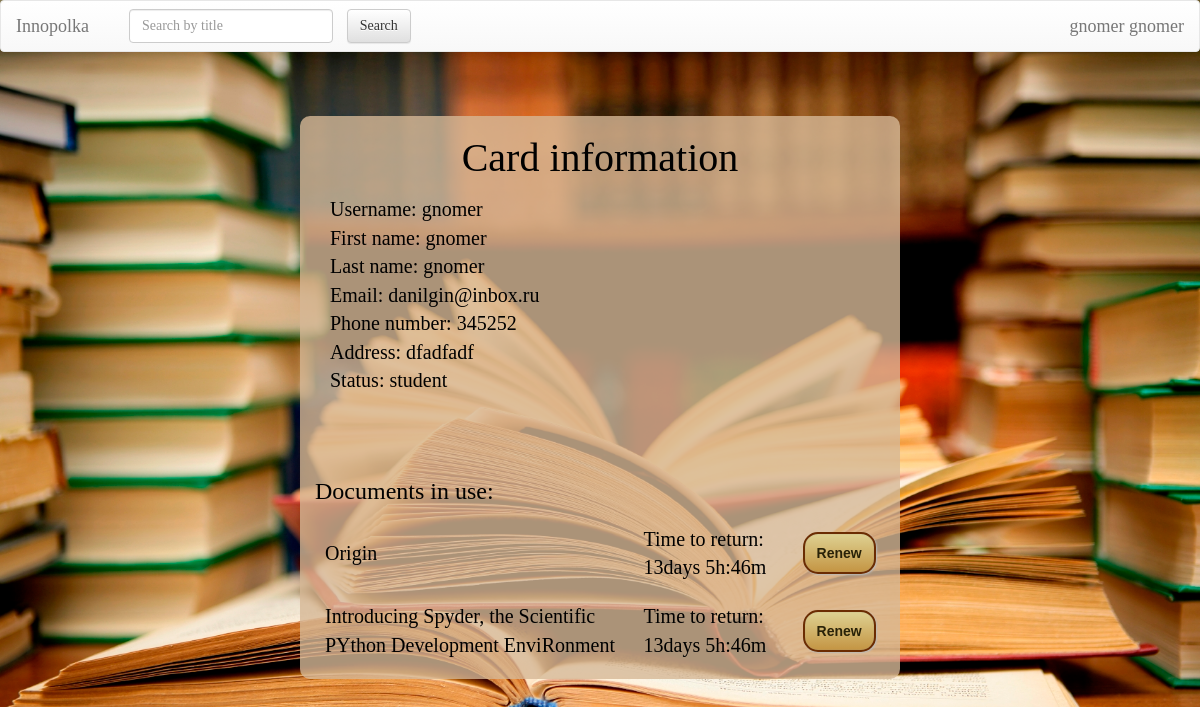
The page /user/?id=10 (signed in) on the database its author committed.
### UserCards/models.py (models this page shows, shortened)
class UserProfile(models.Model):
    user = models.OneToOneField(User, on_delete=models.CASCADE)
    phone_number = models.CharField(max_length=15, null=True, blank=True)
    address = models.CharField(max_length=250, null=True, blank=True)
    status = models.CharField(max_length=250, default='student')

### Documents/models.py (models this page shows, shortened)
class DocumentCopy(models.Model):
    doc = models.ForeignKey(Document, blank=True, default=None, on_delete=models.CASCADE) # link document which is checked out
    checked_up_by_whom = models.ForeignKey(User, blank=True, default=None, on_delete=models.CASCADE) # link to holder
    date = models.DateTimeField(default=str(datetime.datetime.today().strftime("%Y-%m-%d %H:%M")))
    returning_date = models.DateTimeField(default=str(datetime.datetime.today().strftime("%Y-%m-%d %H:%M")))
    time_left = models.CharField(null=True, max_length=250)
    fine_price = models.IntegerField(null=True)
    renewed = models.BooleanField(default=False)
    class Meta:
        verbose_name_plural = 'Document copies'
    def __str__(self):
        return self.doc.title

class Document(models.Model):
    title = models.CharField(max_length=250)
    price = models.IntegerField()
    keywords = models.CharField(max_length=250) # the list of keywords stored in string
    authors = models.CharField(max_length=250) # the list of authors in string format splitted by space
    cover = models.CharField(max_length=1000, default="https://lh3.googleusercontent.com/zqfUbCXdb1oGmsNEzNxTjQU5ZlS3x46nQoB83sFbRSlMnpDTZgdVCe_LvCx-rl7sOA=w300")
    copies = models.PositiveIntegerField(default=1)
    type = models.CharField(max_length=100, default='Document')
    is_bestseller = models.BooleanField(default=False)
    is_reference = models.BooleanField(default=False)
    level = models.PositiveIntegerField(default=1)
    room = models.PositiveIntegerField(default=1)

### Documents/librarian_view.py (the view)
    def inner(request, *args, **kwargs):
        if request.user.is_authenticated:
            return func(request, *args, **kwargs)
        return redirect('/')

### Documents/librarian_view.py (called while the page is built)
def need_logged_in(func):
    def inner(request, *args, **kwargs):
        if request.user.is_authenticated:
            return func(request, *args, **kwargs)
        return redirect('/')
    return inner

### UserCards/templates/UserCards/index.html (shortened to what this page needs)
{% extends 'Documents/base.html' %}
{% load staticfiles %}
{% block body %}
    <link rel="stylesheet" type="text/css" href="{% static 'UserCards/usercards_style.css' %}"/>
    <div class="container">
    <h2 class="black">Card information</h2>
    <p>
        {% for field, value in fields %}
            {{ field }}: {{ value }}
            <br>
        {% endfor %}
    </p>
    <div>
        <table class="used-docs">
            <th colspan="3"><h3>Documents in use:</h3></th>
            {% for copy in copies %}
                <tr>
                    <td><a href="/{{ copy.doc.id }}">{{ copy }}</a></td>
                    <td>{{ copy.time_left }}<br></td>
                    {% if user.is_staff %}
                        <td><a class="button" href="/requests/return/?copy_id={{ copy.id }}" onclick="
                                return confirm('Return {{ copy.doc.title }} from {{ copy.checked_up_by_whom.username }} back?');
                                ">Return</a></td>
                    {% else %}
                        <td><button class="btn button" onclick="
                                    var response = httpGet('/requests/renew/?copy_id={{ copy.id }}').toString();
                                    alert(response);
                                    if (response.substr(0, 3) === 'You') // refresh to see new returning date
                                    window.location.reload(false);
                                    ">Renew
                            </button></td>
                        <br>
                    {% endif %}
                </tr>
            {% endfor %}
        </table>
    </div>
{% endblock %}

### Documents/templates/Documents/base.html (shortened to what this page needs)
<!DOCTYPE html>
<html lang="en">
<head>
    {% load staticfiles %}
    <link rel="stylesheet" href="//maxcdn.bootstrapcdn.com/bootstrap/3.2.0/css/bootstrap.min.css">
    <link rel="stylesheet" href="//maxcdn.bootstrapcdn.com/bootstrap/3.2.0/css/bootstrap-theme.min.css">
</head>
<body>
<nav class="navbar navbar-default">
    <div class="container-fluid">
        <div class="navbar-header">
            <a class="navbar-brand" href="/">Innopolka</a>
        </div>
        <div class="collapse navbar-collapse" id="bs-example-navbar-collapse-1">
            <form class="navbar-form navbar-left" action="/">
                <div class="form-group">
                    <input type="text" class="form-control" name="q" placeholder="Search by title" >
                </div>
                <input type="submit" class="btn btn-default not_wide" value="Search">
            </form>
            <ul class="nav navbar-nav navbar-right">
                {% if user.is_anonymous %}
                    <li><a href="/user/login">Log In</a></li>
                {% elif user.is_authenticated %}
                <ul class="nav navbar-nav navbar-right">
                <li class="nav-item dropdown">
                    <a class="navbar-brand" href="/user/?id={{user.id}}" id="dropdown02" data-toggle="dropdown"
                       aria-haspopup="true" aria-expanded="false">{{ user.first_name }} {{user.last_name}}</a>
            </ul>
                {% endif %}
            </ul>
        </div>
    </div>
</nav>
{% block body %}{% endblock %}
</body>
</html>

### UserCards/static/UserCards/usercards_style.css (style rules this page uses)
body { background-color: #0a0a1f; font-family: Futura; color: white; }

### Documents/templates/Documents/base.html (style rules this page uses)
body { font-family: Futura; color: white; background: url("/Documents/static/images/background.jpg") no-repeat fixed center center; background-size: cover; }
table { border: 3px solid saddlebrown; border-radius: 5px; width: 80%; background-color: rgba(214, 184, 150, 0.8); color: black; empty-cells: hide; text-align: center; margin: 10px; }
tr { border: 1px solid saddlebrown; text-align: center; }
td { border: 1px solid saddlebrown; padding: 10px; font-size: 20px; color: black; }
.container { background-color: rgba(214, 184, 150, 0.8); color: saddlebrown; font-size: 15px; margin: 0 auto; overflow: visible; position: absolute; left: 38%; top: 25%; width: 24%; border-radius: 10px; }
form { padding: 5px; color: black; font-size: 15px; margin: 5px; }
input { background-color: floralwhite; border: 2px solid saddlebrown; border-radius: 5px; margin: 0 0 0 10px; left: 50%; }
h2 { color: black; font-size: 40px; text-align: center; }
.button { text-decoration: none; text-align: center; padding: 11px 12px; border: solid 2px #6b2c02; -webkit-border-radius: 15px; -moz-border-radius: 15px; border-radius: 15px; font: 14px "Lucida Sans Unicode", "Lucida Grande", sans-serif; font-weight: bold; color: #292208; background-color: #ded192; background-image: -moz-linear-gradient(top, #ded192 0%, #c49543 100%); background-image: -webkit-linear-gradient(top, #ded192 0%, #c49543 100%); background-image: -o-linear-gradient(top, #ded192 0%, #c49543 100%); background-image: -ms-linear-gradient(top, #ded192 0%, #c49543 100%); filter: progid:DXImageTransform.Microsoft.gradient(startColorstr='#c49543', endColorstr='#c49543', GradientType=0); background-image: linear-gradient(top, #ded192 0%, #c49543 100%); -webkit-box-shadow: 1px 1px 2px #bababa, inset 0px 0px 1px #969393; -moz-box-shadow: 1px 1px 2px #bababa, inset 0px 0px 1px #969393; box-shadow: 1px 1px 2px #bababa, inset 0px 0px 1px #969393; }

### UserCards/templates/UserCards/index.html (style rules this page uses)
.container { background-color: rgba(214, 184, 150, 0.8); color: saddlebrown; font-size: 15px; overflow: visible; position: absolute; width: 50%; border: 0; border-radius: 10px; margin-left: -13%; margin-top: -7%; }
h2 { color: white; font-size: 40px; text-align: center; }
form { padding: 5px; color: black; font-size: 15px; margin: 5px; }
input { background-color: floralwhite; border: 2px solid saddlebrown; border-radius: 5px; margin: 0 0 0 10px; left: 50%; }
p { color: black; margin: 15px; font-size: 20px; }
a { color: black; text-decoration: none; }
table { border: none; border-radius: 10px; width: 50%; background-color: rgba(214, 184, 150, 0.8); margin: 1% 10px 10px 25%; }
tr { border: none; text-align: left; }
td { border: none; text-align: left; }
.black { color: black; }
.used-docs { width: 100%; background-color: rgba(214, 184, 150, 0); margin-left: 0; }
.button { margin: 1%; }

### rows shown on the page
UserProfile: fields "345252" "dfadfadf" "student"
DocumentCopy: doc.title "Origin", time_left "Time to return: 13days 5h:46m"
DocumentCopy: doc.title "Introducing Spyder, the Scientific PYthon Development EnviRonment", time_left "Time to return: 13days 5h:46m"

### other values the page prints
{{ user.first_name }} "gnomer"
{{ user.last_name }} "gnomer"
{{ field }} "Username" "First name" "Last name" "Email" "Phone number" "Address" "Status"
{{ value }} "gnomer" "gnomer" "gnomer" "danilgin@inbox.ru"
